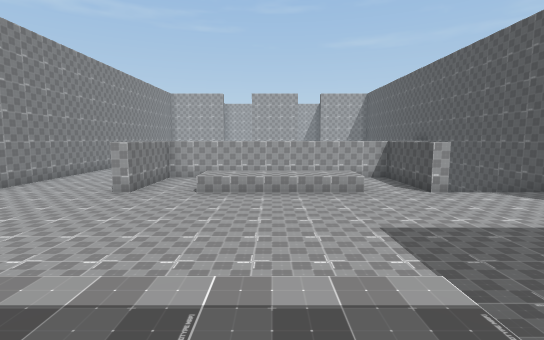
View 1 (above)

21 first-person views from a walk through a Unity game level. The camera is 1.2 m above the floor, tilts 6° down and sees 85° across. The floor is counted in squares, 2 m on a side. Each view is taken from the middle of a square. On the plan, view 1 faces up. The plan holds only what a view shows up to about 9 squares ahead; the rest is blank. The place goes on beyond the plan. The player character is not drawn.

View 2
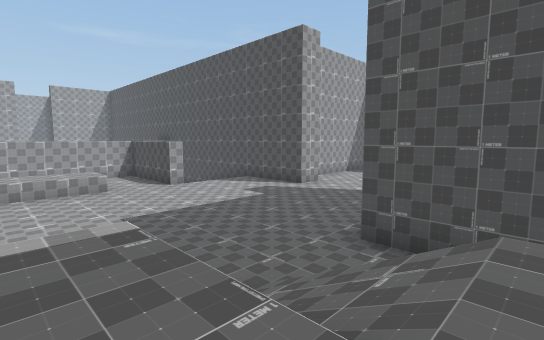

View 3
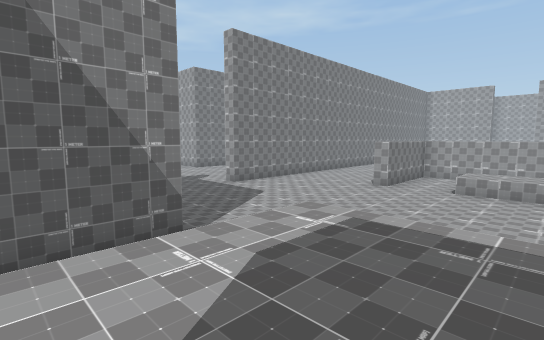

View 4
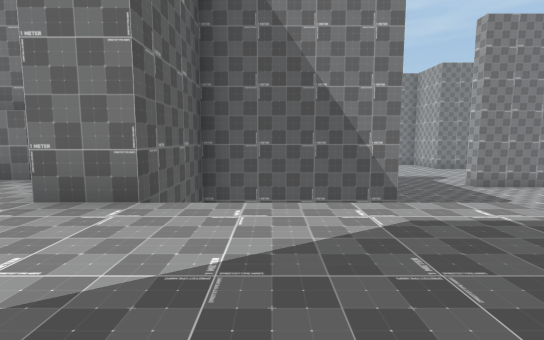

View 5
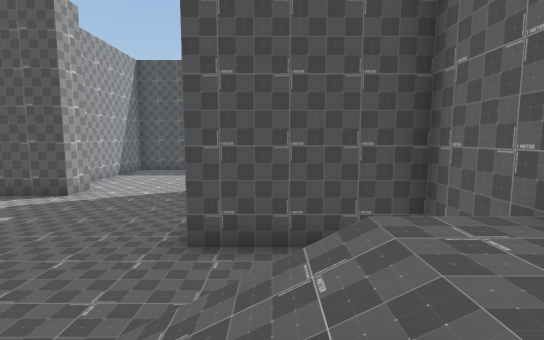

View 6
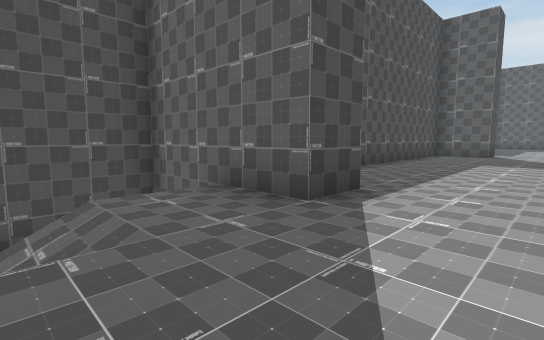

View 7
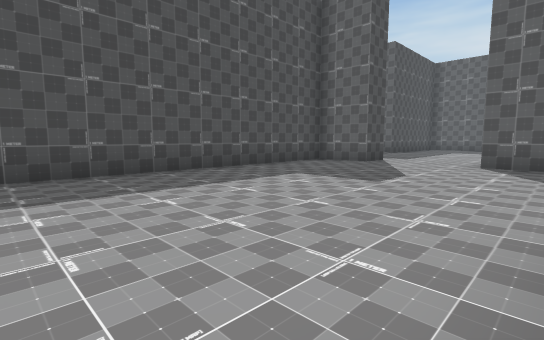

View 8
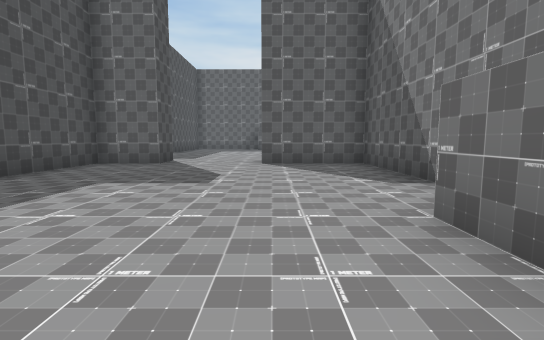

View 9
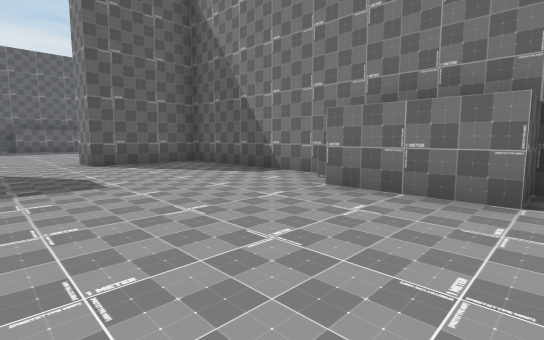

View 10
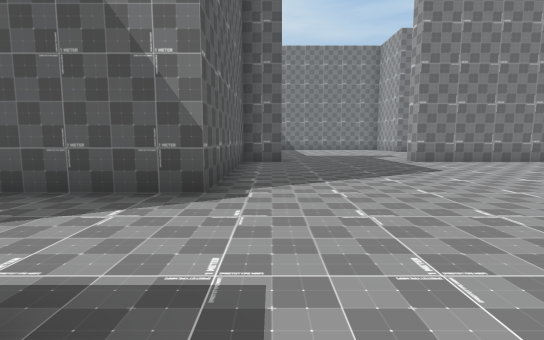

View 11
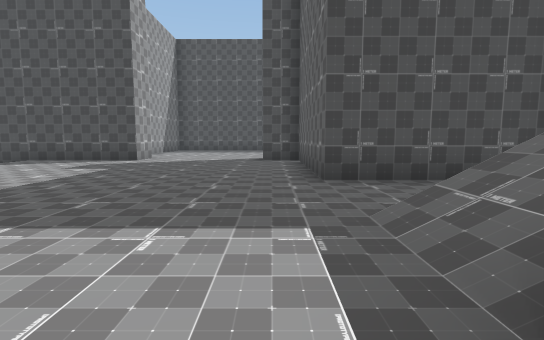

View 12
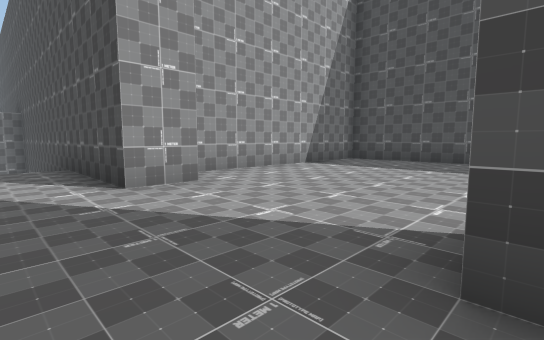

View 13
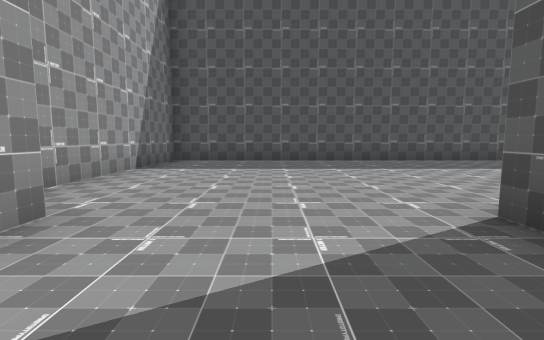

View 14
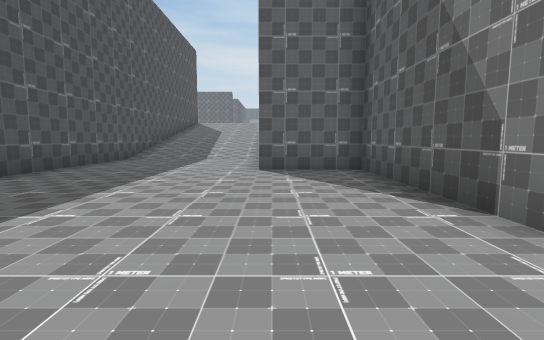

View 15
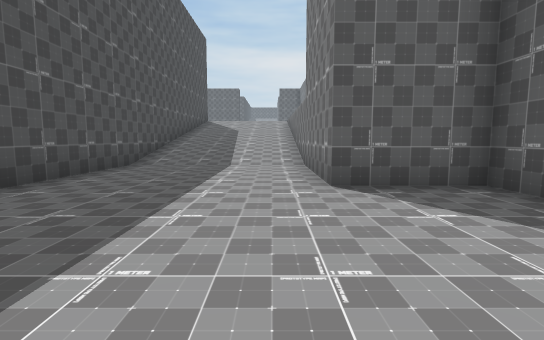

View 16
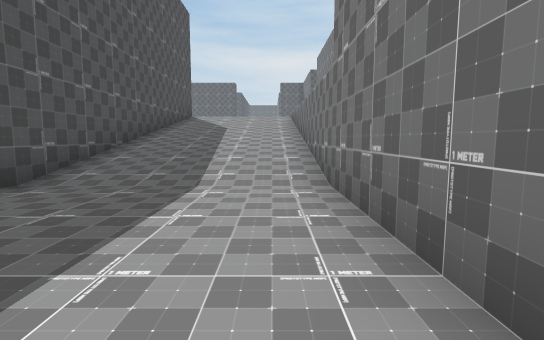

View 17
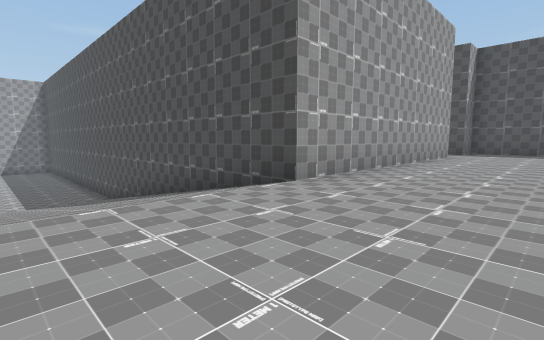

View 18
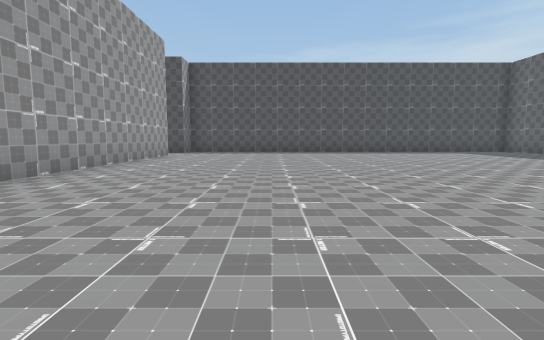

View 19
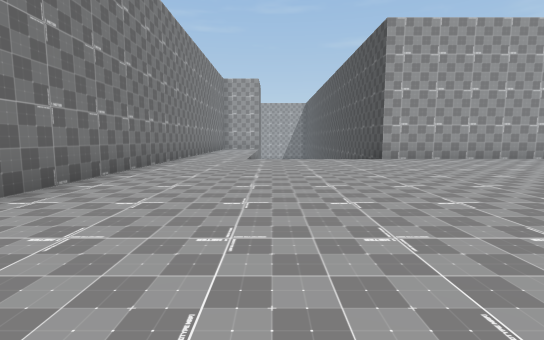

View 20
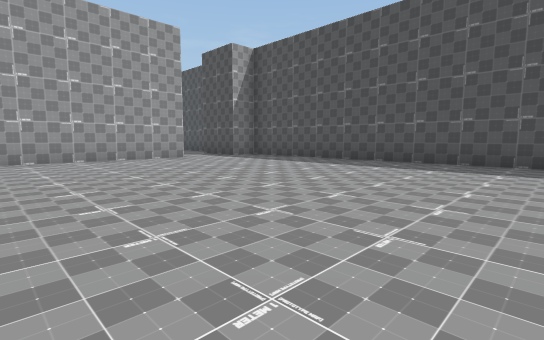

View 21
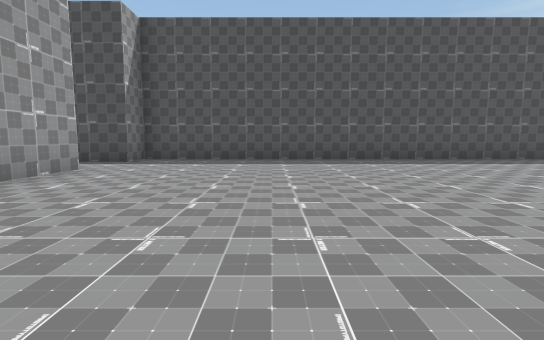

### Floor plan
Key: @ floor where view 1 was taken; # wall or solid block; . main floor; : floor 2 m higher than the main floor; + floor 3 m higher than the main floor; / step, stairs or slope; ^ raised ledge.
Columns run from 10 left of view 1 to 26 right of it. Each row starts with its distance up from view 1.
  9  #...#..^^^^^..#///#
  8  #.................#
  7  #.................########
  6 .#.................#......#
  5 ..........................#
  4 ..........................#
  3 ..........................#
  2  #.................#......#
  1  #####../:://..#####......#
  0      #../:@//..#   #......#
 -1      #. /::::  #   #......#
 -2      #  /::::  #   ###....#
 -3      ####::####      #....#
 -4      #:::::::#       #....#
 -5      ##::::::#       +////#
 -6      ##::::::#       +////#
 -7      #:::::::#       +////#
 -8      #:::::::#       +////#
 -9      #:::::::#       +////#
-10      #:::::::#       +////#
-11      #:::::::#        ////#
-12      ####::###        ////#       +#
-13         ::::       #+/////#######++##
-14         :::        #++++++++++++++++#
-15         ::         #++++++++++++++++#
-16                    #++++++++++++++++#
-17                    #++++++++++++++++#
-18                    #++++++++++++++++#
-19                    #++++++++++++++++#
-20                     ++++++++++++++++#
-21                      +++  ++++++++++#
-22                       +    +++++++++#
-23                             ++++ +++#
-24                               ++   +#
-25                                     #

Where each view was taken, in squares from view 1:
view 1: 0 up, 0 right, facing up
view 2: 1 down, 0 right, facing up-right
view 3: 1 down, 0 right, facing up-left
view 4: 1 down, 1 right, facing left
view 5: 0 up, 0 right, facing right
view 6: 0 up, 1 left, facing down-right
view 7: 4 down, 3 left, facing down-right
view 8: 4 down, 2 left, facing down
view 9: 4 down, 0 right, facing down-left
view 10: 2 up, 1 left, facing left
view 11: 2 up, 0 right, facing right
view 12: 2 up, 7 right, facing up-right
view 13: 4 up, 7 right, facing right
view 14: 4 up, 11 right, facing down
view 15: 2 up, 12 right, facing down
view 16: 1 down, 12 right, facing down
view 17: 16 down, 12 right, facing up-right
view 18: 17 down, 12 right, facing right
view 19: 22 down, 12 right, facing up
view 20: 22 down, 18 right, facing up-right
view 21: 17 down, 17 right, facing right
